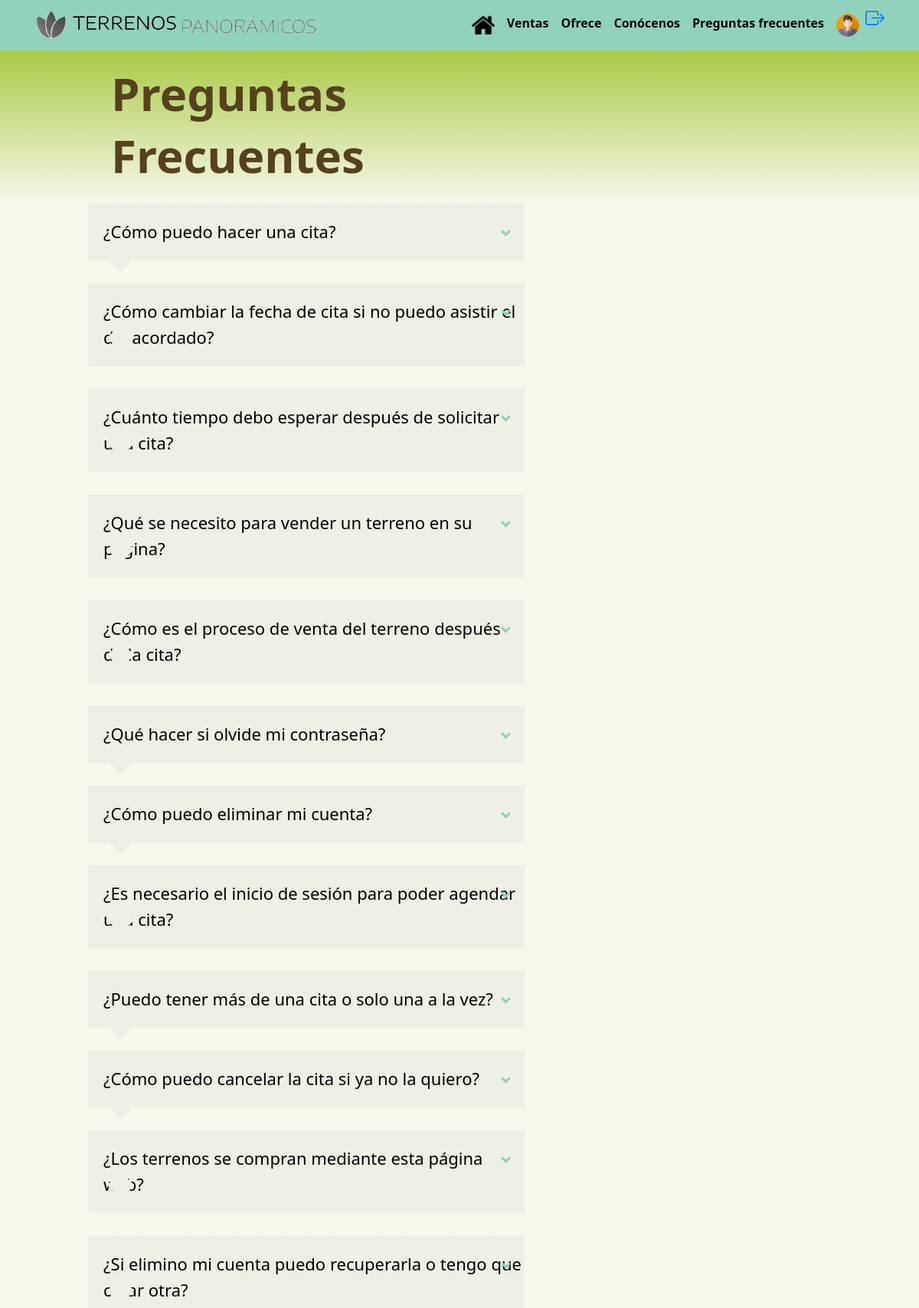
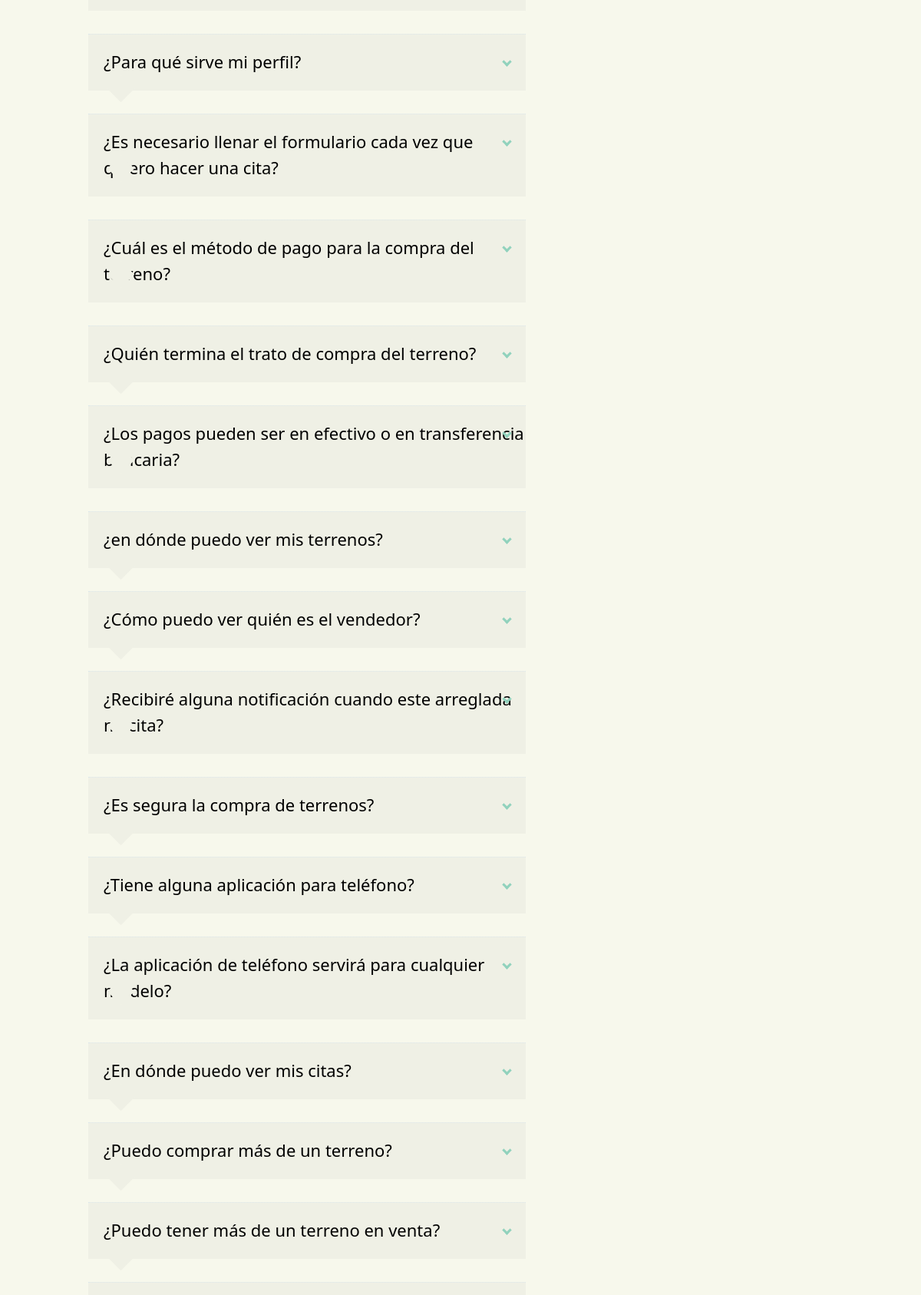
The page /faqs/ (upper part) on the database its author committed (2 pictures, top to bottom).
### soporte/models.py (models this page shows, shortened)
class Pregunta_frecuente(models.Model):
    pregunta = models.CharField('Pregunta', max_length=100)
    respuesta = models.CharField('Respuesta', max_length=3000)
    creado = models.DateTimeField('Fecha de creación',auto_now_add=True)
    modificado = models.DateTimeField('Fecha de modificacion',auto_now=True)

### soporte/views.py (the view)
# urls.py: path('faqs/', soporte_views.soporte_FAQ, name='faqs'),
def soporte_FAQ(request):
    faqs = Pregunta_frecuente.objects.all()
    return render(request=request,
                template_name='soporte/faqs/faqs.html',
                context={'faqs': faqs,})

### templates/soporte/faqs/faqs.html (shortened to what this page needs)
{% extends "base.html" %}
{% block head_content %}
{%load static%}
<link rel="stylesheet" href="{% static 'css/Beta-css.css' %}" >
{% endblock %}
{% block container %}
<section id="titular" class="pt-3 pb-3">
    <div class="container">
      <div class="row">
          <div id="izquierdo" class="col-12 col-md-12 col-lg-6 text-left" style="
               top:0px;
                left: 100px;
                width: 600px;
                height: 161px;
                text-align: left;
                font: normal normal 900 60px/81px Segoe UI;
                letter-spacing: 0px;
                color: #56411F;
                opacity: 1;">
            <p>Preguntas Frecuentes</p>
        </div>
      </div>
      </div>
  </section>
  <div class="acordion col-6 col-md-6 col-lg-6">
    <ul class="liston">
      {% for faq in faqs %}
        <li class="listin">
            <h2 class="question">
              <strong>
                {{faq.pregunta}}
              </strong>
              </h2>
        </li>
        <p class="espaciador"></p>
      {% endfor %}
    </ul>
  </div>
<br>
<br>
{% endblock %}

### static/css/Beta-css.css (style rules this page uses)
* { font-family: Segoe UI; }
.acordion { background: #F7F8EC; margin-left: 100px; margin-bottom: 30px; }
body { background-color: #F7F8EC !important; font-family: Segoe UI; }
.question { font-size: 22px; line-height: 34px; font-weight: 300; display: block; background: #eff0e5; color: #000; margin: 0; padding-bottom: 5px; cursor: pointer; margin-left: 20px; }
.liston { list-style: none; padding: 0; margin: 0; background-color: #eff0e5; }
.liston li { position: relative; padding: 0; margin: 0; padding-bottom: 4px; padding-top: 18px; border-top: 1px dotted #dce7eb; }
.liston li:nth-of-type(1) { animation-delay: 0.5s; }
.liston li:nth-of-type(2) { animation-delay: 0.75s; }
.liston li:nth-of-type(3) { animation-delay: 1s; }
p, .liston li i:before, .liston li i after { transition: all 0.25s ease-in-out; }
.listin:before { content: ''; height: 25px; width: 25px; position: absolute; background: #eff0e5; z-index: 4; transform: rotate(45deg); left: 30px; top: 58px; }
.espaciador { background-color: #f7f8ec; z-index: 2; height: 30px; margin-bottom: 0px; }
#izquierdo { top: 91px; left: 138px; width: 569px; height: 161px; text-align: left; font: normal normal 900 60px/81px Segoe UI; letter-spacing: 0px; color: #56411F; opacity: 1; }
#titular { top: 62px; left: -0.001220703125px; height: 200px; background: transparent linear-gradient(180deg, #AACA46 0%, #F7F8EC 100%) 0% 0% no-repeat padding-box; opacity: 1; }

### rows shown on the page
Pregunta_frecuente: pregunta "¿Cómo puedo hacer una cita?"
Pregunta_frecuente: pregunta "¿Cómo cambiar la fecha de cita si no puedo asistir el día acordado?"
Pregunta_frecuente: pregunta "¿Cuánto tiempo debo esperar después de solicitar una cita?"
Pregunta_frecuente: pregunta "¿Qué se necesito para vender un terreno en su página?"
Pregunta_frecuente: pregunta "¿Cómo es el proceso de venta del terreno después de la cita?"
Pregunta_frecuente: pregunta "¿Qué hacer si olvide mi contraseña?"
Pregunta_frecuente: pregunta "¿Cómo puedo eliminar mi cuenta?"
Pregunta_frecuente: pregunta "¿Es necesario el inicio de sesión para poder agendar una cita?"
Pregunta_frecuente: pregunta "¿Puedo tener más de una cita o solo una a la vez?"
Pregunta_frecuente: pregunta "¿Cómo puedo cancelar la cita si ya no la quiero?"
Pregunta_frecuente: pregunta "¿Los terrenos se compran mediante esta página web?"
Pregunta_frecuente: pregunta "¿Si elimino mi cuenta puedo recuperarla o tengo que crear otra?"
Pregunta_frecuente: pregunta "¿Para qué sirve mi perfil?"
Pregunta_frecuente: pregunta "¿Es necesario llenar el formulario cada vez que quiero hacer una cita?"
Pregunta_frecuente: pregunta "¿Cuál es el método de pago para la compra del terreno?"
Pregunta_frecuente: pregunta "¿Quién termina el trato de compra del terreno?"
Pregunta_frecuente: pregunta "¿Los pagos pueden ser en efectivo o en transferencia bancaria?"
Pregunta_frecuente: pregunta "¿en dónde puedo ver mis terrenos?"
Pregunta_frecuente: pregunta "¿Cómo puedo ver quién es el vendedor?"
Pregunta_frecuente: pregunta "¿Recibiré alguna notificación cuando este arreglada mi cita?"
Pregunta_frecuente: pregunta "¿Es segura la compra de terrenos?"
Pregunta_frecuente: pregunta "¿Tiene alguna aplicación para teléfono?"
Pregunta_frecuente: pregunta "¿La aplicación de teléfono servirá para cualquier modelo?"
Pregunta_frecuente: pregunta "¿En dónde puedo ver mis citas?"
Pregunta_frecuente: pregunta "¿Puedo comprar más de un terreno?"
Pregunta_frecuente: pregunta "¿Puedo tener más de un terreno en venta?"
